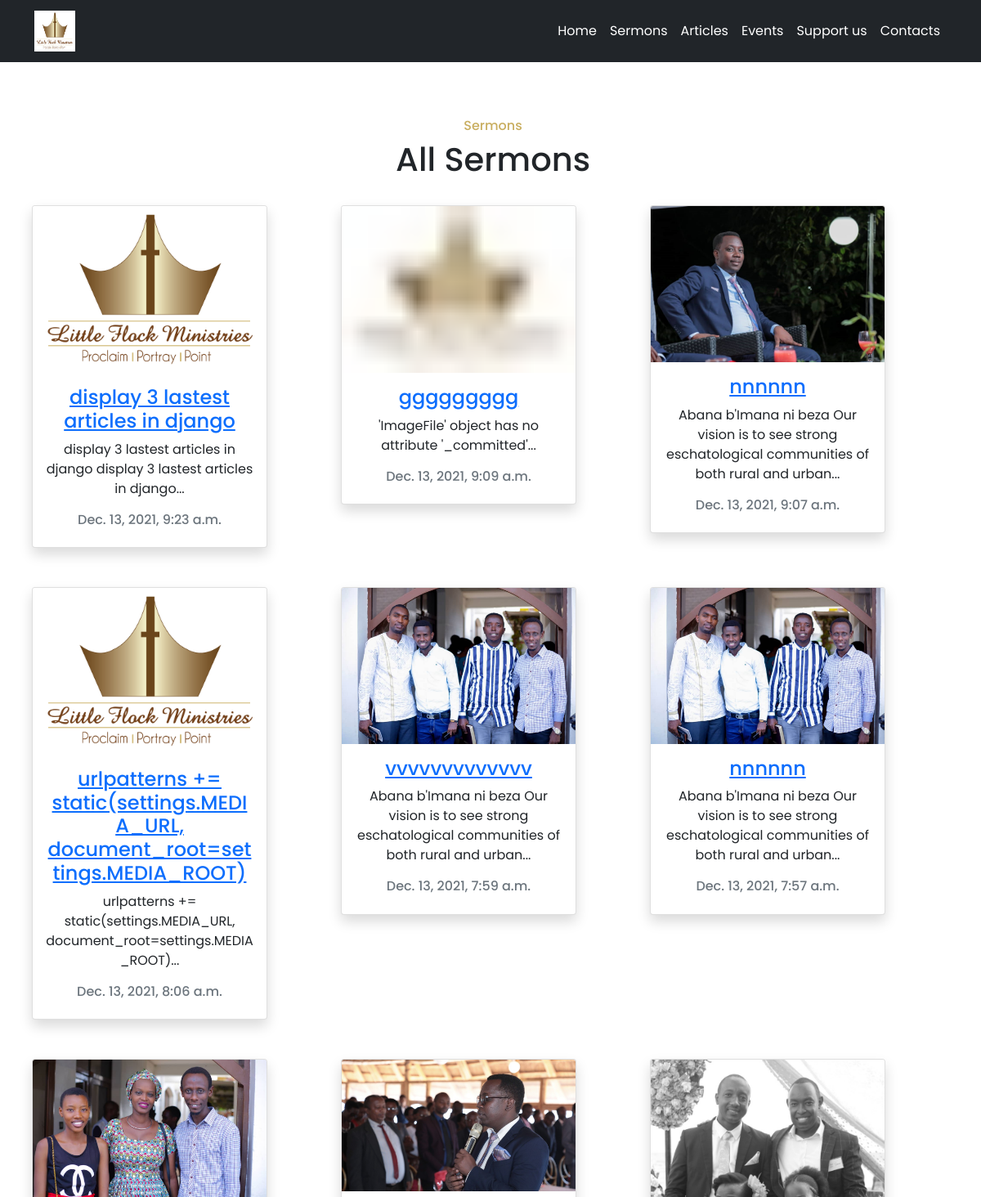
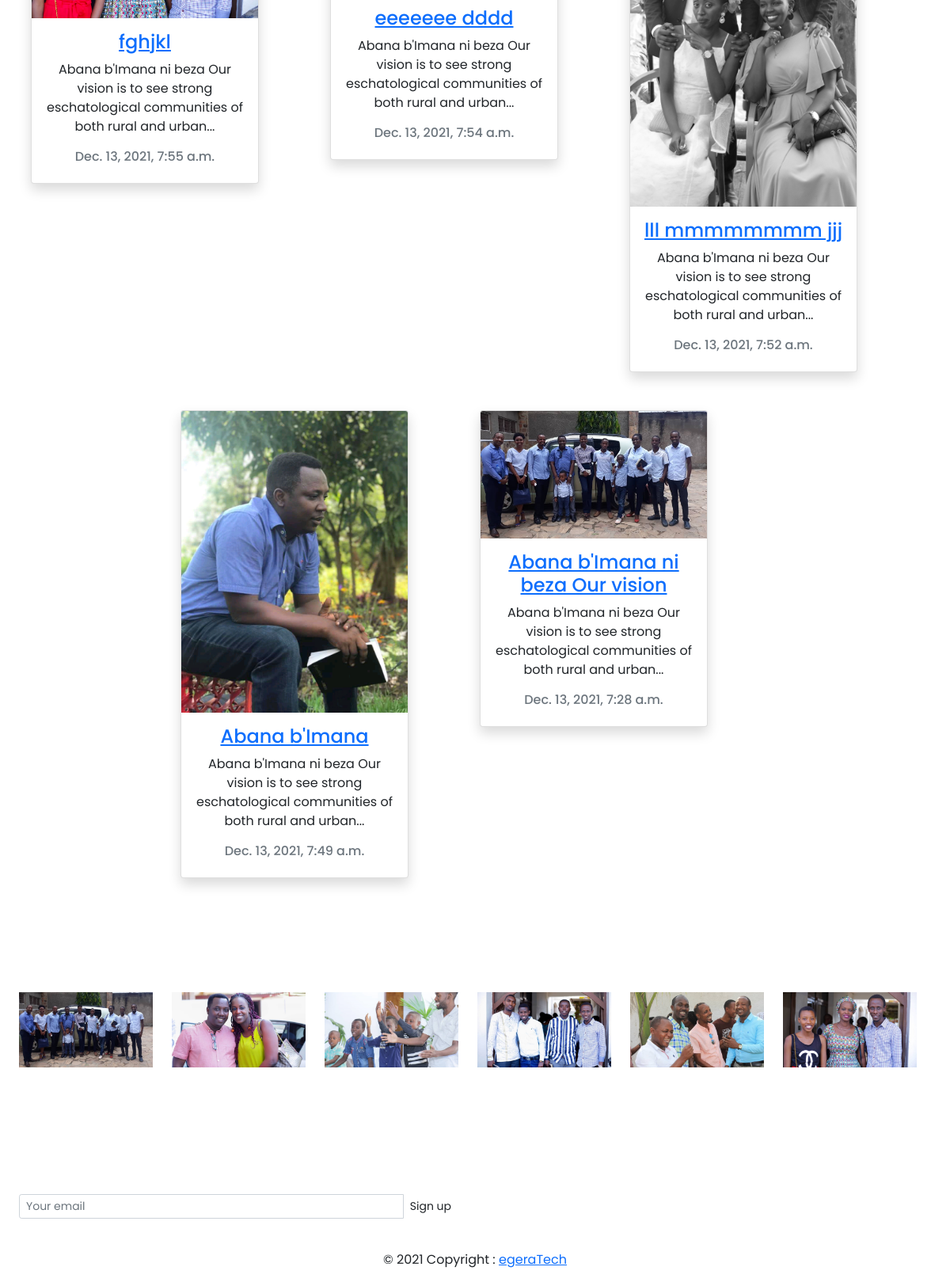
Before: /sermons/ with the older database file (2 pictures, top to bottom).
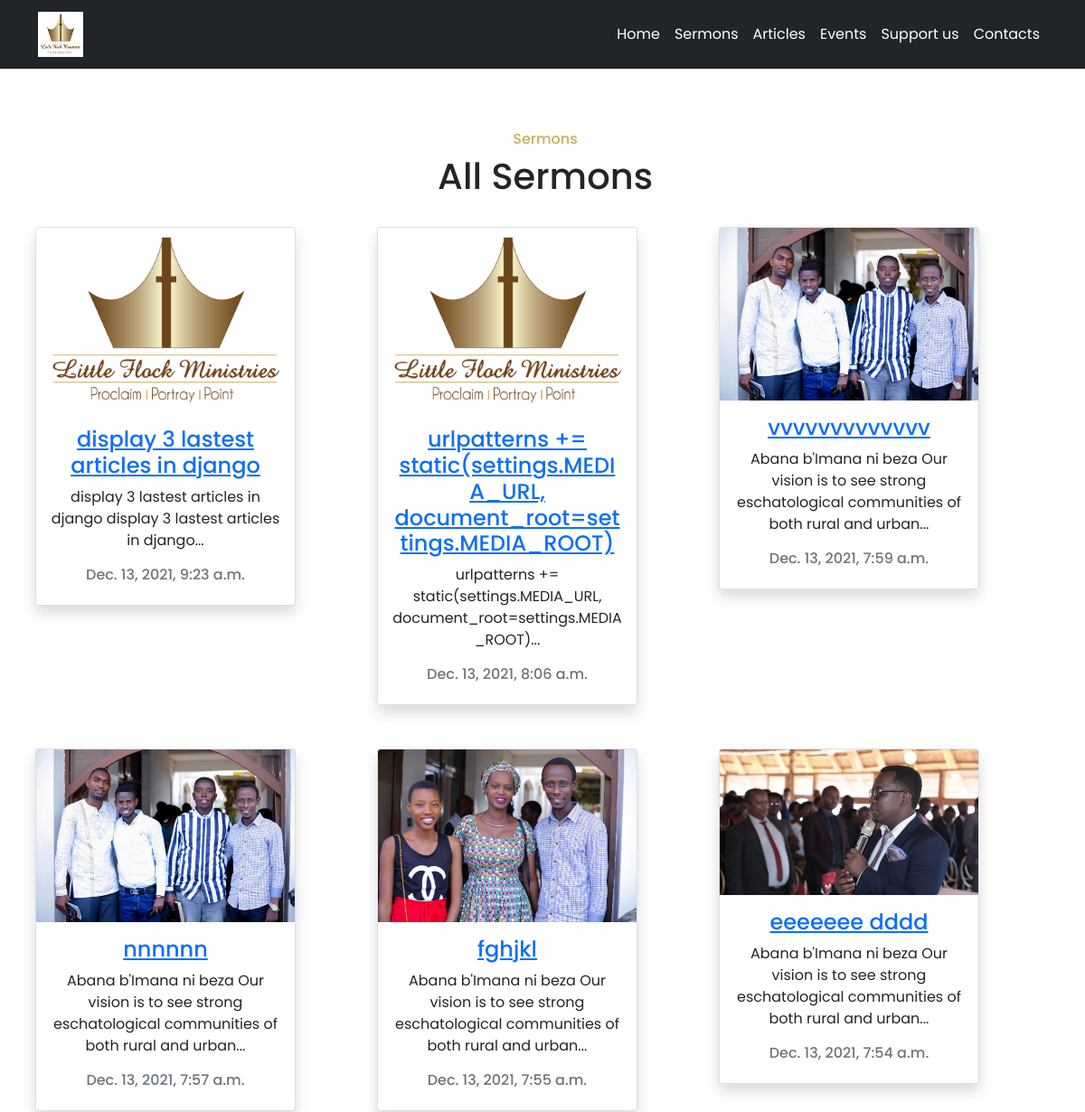
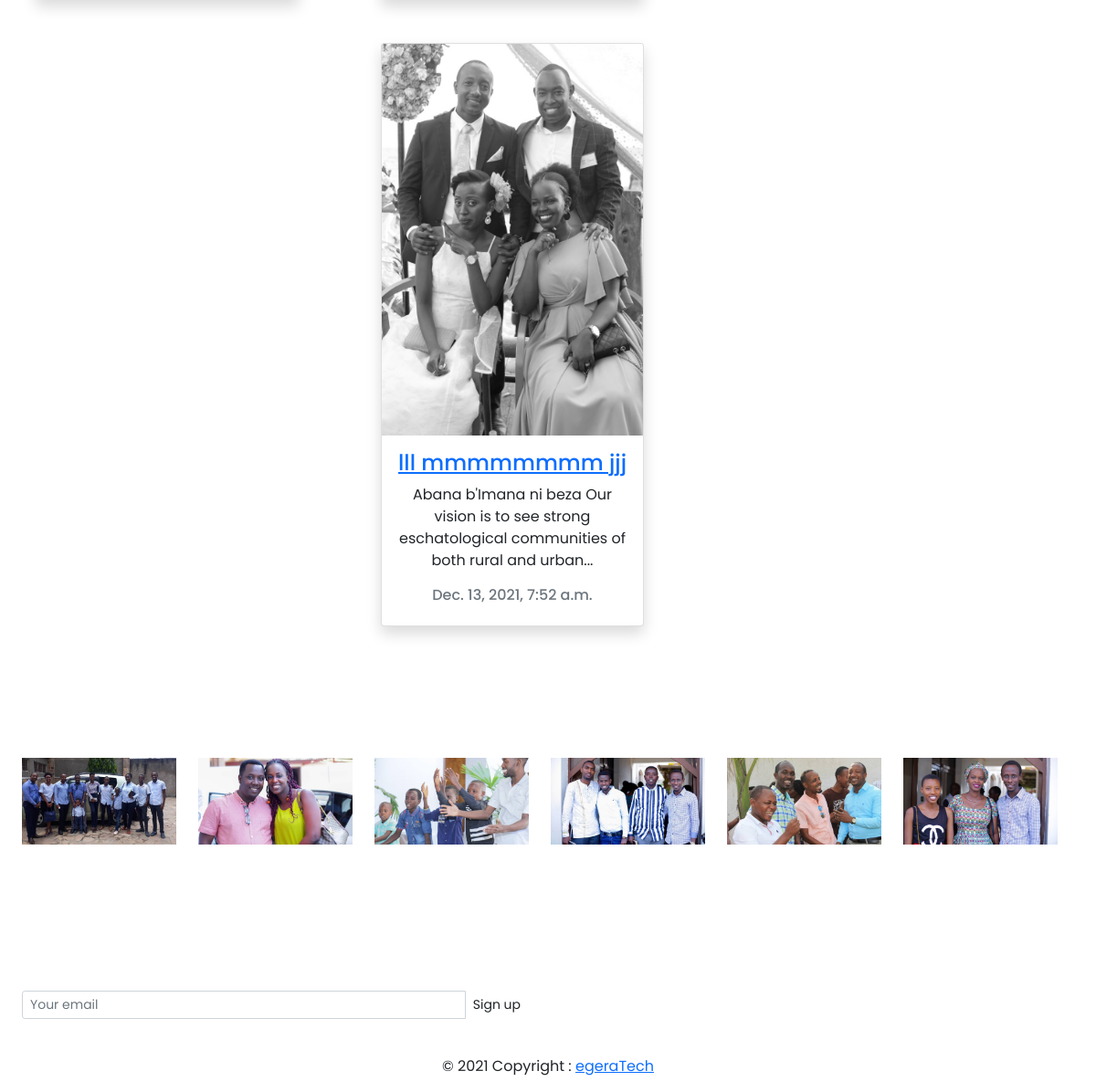
After: the same page with the newer database file (2 pictures, top to bottom).
### flock/models.py (models this page shows, shortened)
class Sermon(models.Model):
    title = models.CharField(max_length=101)
    slug = models.SlugField(max_length=150, unique=True)
    date = models.DateTimeField(auto_now_add=True)
    body = models.TextField()
    photo = models.ImageField(upload_to='%Y/%m/%d/', default='default.png', blank=True)
    def snippet(self):
        return self.body[:100] +'...'

### flock/views.py (the view)
# urls.py: re_path(r'sermons/', views.sermon_list, name='sermons'),
def sermon_list(request):
    sermons = Sermon.objects.all().order_by('-date') #sermons variable receives data from db
    return render(request, 'flock/sermon_list.html', {'sermons':sermons}) #'sermons' receives sermons variable and it will be used in templates

### flock/templates/flock/sermon_list.html (shortened to what this page needs)
{% extends 'flock/base_layout.html' %}
{% block content %}
<div class="container marketing">
<div class="container">
    <br>
    <br>
    <div class="row justify-content-center">
      <h6 style="color:#c9ae60;" class="text-center">Sermons</h6>
      <h1 class="text-center">All Sermons</h1>
      <div class="row justify-content-center">
        {% for sermon in sermons %}
            <div class="col-md-4">
                <br>
                <div class="card shadow" style="width: 18rem; ">
                    <div class="inner"><img class="card-img-top" style="max-width: 100%; height: auto;" src="{{ sermon.photo.url }}">
                        <br>
                    </div>
                    <div class="card-body text-center">
                        <h4 class="card-title"><a href="{% url 'flock:sermon_detail' slug=sermon.slug %}">{{sermon.title}}</a></h4>
                        <p class="card-text">{{ sermon.snippet}}</a></p>
                        <h6 class="text-muted">{{ sermon.date}}</h6>
                    </div>
                </div>
                <br>
            </div>
        {% endfor %}
        </div>
    </div>
</div>
</div>
{% endblock %}

Changed rows visible on the page:
removed Sermon: photo (picture), title "ggggggggg", snippet "'ImageFile' object has no attribute '_committed'...", date "Dec. 13, 2021, 9:09 a.m."
removed Sermon: photo (picture), title "nnnnnn", snippet "Abana b'Imana ni beza Our vision is to see strong eschatological communities of both rural and urban...", date "Dec. 13, 2021, 9:07 a.m."
removed Sermon: photo (picture), title "Abana b'Imana", snippet "Abana b'Imana ni beza Our vision is to see strong eschatological communities of both rural and urban...", date "Dec. 13, 2021, 7:49 a.m."
removed Sermon: photo (picture), title "Abana b'Imana ni beza Our vision", snippet "Abana b'Imana ni beza Our vision is to see strong eschatological communities of both rural and urban...", date "Dec. 13, 2021, 7:28 a.m."
